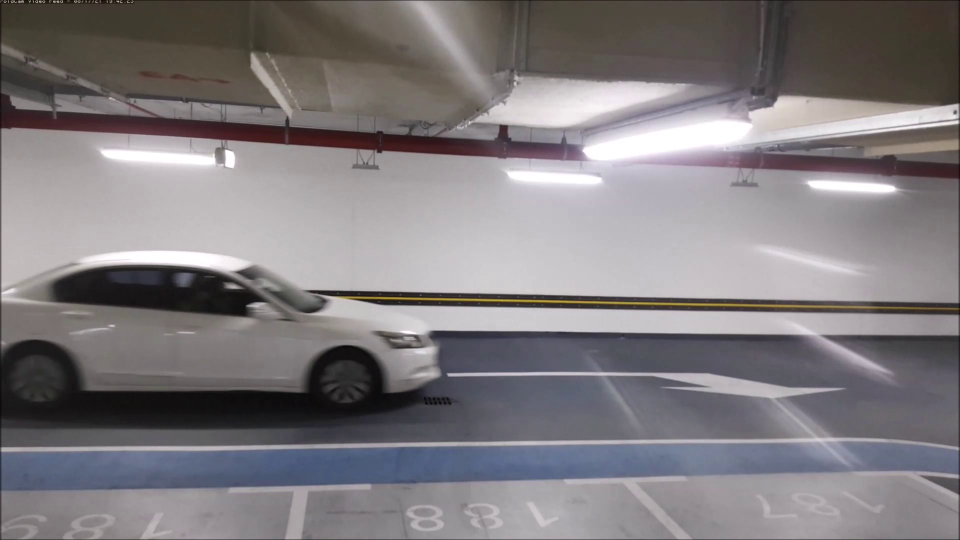
#> input picture frame 23 of data/reference footage/videos/Car_Pass.mp4, 1920 x 1080 px, given in place of Leg_2_Starting_Full.mp4, which was not available (shown at 1/2 size)
$ python OpenCV_Trackers.py
#> lines starting #> are read from the running program, lines starting #| are printed output that depends on the picture
#> in main, frame is the input picture: shape (1080, 1920, 3); mean B, G, R 126.7, 123.5, 128
### classes/system_utilities/image_utilities/ImageUtilities.py
import cv2
import numpy as np
from shapely.geometry import Polygon


# [5 lines left out: function ImageToBlob, not called in this run]

def RescaleImageToScale(img, scale_factor):
    # Takes an image and a scale_factor.
    # Rescales the image based on the scale_factor and returns the scaled image

    # Rescale width and height based on scale factor
#> called with scale_factor = 0.5
    width = int(img.shape[1] * scale_factor)
#> width = 960
    height = int(img.shape[0] * scale_factor)
#> height = 540

    dimensions = (width, height)
#> dimensions = (960, 540)

    # Rescale image to new dimensions
    rescaled_img = cv2.resize(src=img,
                              dsize=dimensions,
                              interpolation=cv2.INTER_AREA)
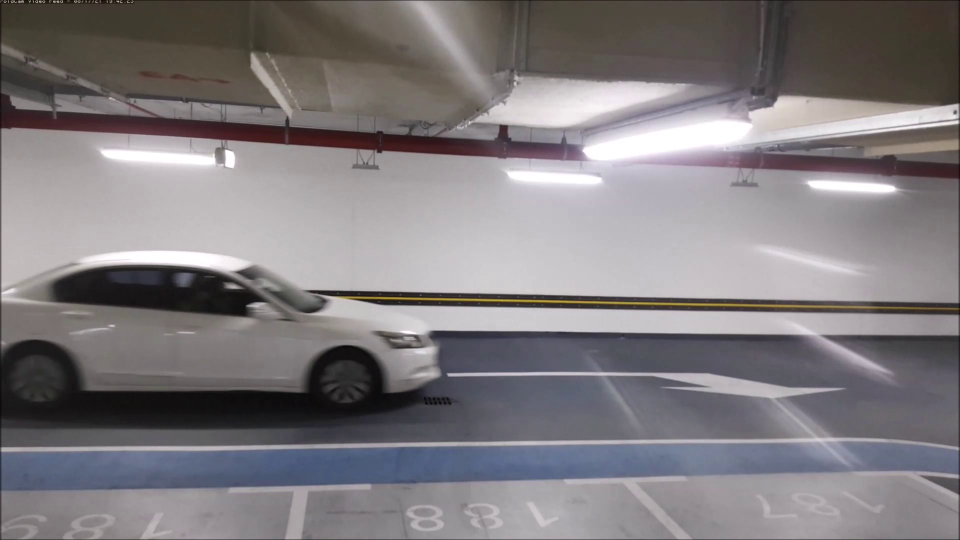
#> rescaled_img: shape (540, 960, 3); mean B, G, R 126.8, 123.7, 128.2


    return rescaled_img

# [132 lines left out: functions RescaleImageToResolution, CropImage, PlaceImage, SaveImage, CalculatePointPositionAfterTransform, CalculatePointPositionAfterAffineTransform and 2 more, not called in this run]

def IntBBToFloatBB(bb):
    return [[float(bb[0][0]), float(bb[0][1])], [float(bb[1][0]), float(bb[1][1])]]

# [281 lines left out: functions GetTLIncreasedBB, GetIncreasedBB, GetBBInRespectTo, GetChildBBInRespectToNewParent, GetPointInRespectTo, GetFullBoundingBox and 14 more, not called in this run]

def IncreaseBBSizeByNumber(bb, number):
    return [[bb[0][0] - number, bb[0][1] - number], [bb[1][0] + number, bb[1][1] + number]]

# [119 lines left out: functions DrawLine, DrawBoundingBoxes, DrawParkingBoxes, DrawParkingSideLines, DrawBoundingBoxAndClasses, convertBbFormat and 1 more, not called in this run]

### classes/OpenCV_Trackers.py
import cv2
from classes.camera.Camera import Camera
import classes.system_utilities.image_utilities.ImageUtilities as IU
import time
import numpy as np

def main():
    # cam_parking = Camera(rtsp_link="..\\data\\reference footage\\videos\\Leg_2_Starting_Full.mp4",
    #                      camera_id=0)

    cap = cv2.VideoCapture("..\\data\\reference footage\\videos\\Leg_2_Starting_Full.mp4")

    start_time = time.time()
    seconds_before_display = 1  # displays the frame rate every 1 second
    counter = 0

    # Set up tracker
    #tracker_types = ['BOOSTING', 'MIL', 'KCF', 'CSRT', 'TLD', 'MEDIANFLOW', 'GOTURN', 'MOSSE']
    tracker_types = ['BOOSTING', 'MIL', 'KCF', 'CSRT', 'TLD', 'MEDIANFLOW', 'MOSSE']

    # Change the index to change the tracker type
    tracker_type = tracker_types[2]

    if tracker_type == 'BOOSTING':
        tracker = cv2.legacy_TrackerBoosting.create()
    elif tracker_type == 'MIL':
        tracker = cv2.TrackerMIL_create()
    elif tracker_type == 'KCF':
        tracker = cv2.TrackerKCF_create()
    elif tracker_type == 'CSRT':
        tracker = cv2.legacy_TrackerCSRT.create()
    elif tracker_type == 'TLD':
        tracker = cv2.legacy_TrackerTLD.create()
    elif tracker_type == 'MEDIANFLOW':
        tracker = cv2.legacy_TrackerMedianFlow.create()
    else:
        tracker = cv2.legacy_TrackerMOSSE.create()

    # frame = cam_parking.GetScaledNextFrame()
    _, frame = cap.read()
    frame = IU.RescaleImageToScale(frame, 0.5)
    # bbox = (222, 398, 312, 476)
    # bbox = (130, 181, 482, 353)
    bbox = (170, 207, 644, 395)
    #bbox = [[170, 207], [644, 395]]


    bbox_partial = [[[bbox[0], bbox[1]], [bbox[2], bbox[3]]]]
#> (the run stopped early here; a loop or call above may not have finished)

$ run again, starting later in the video
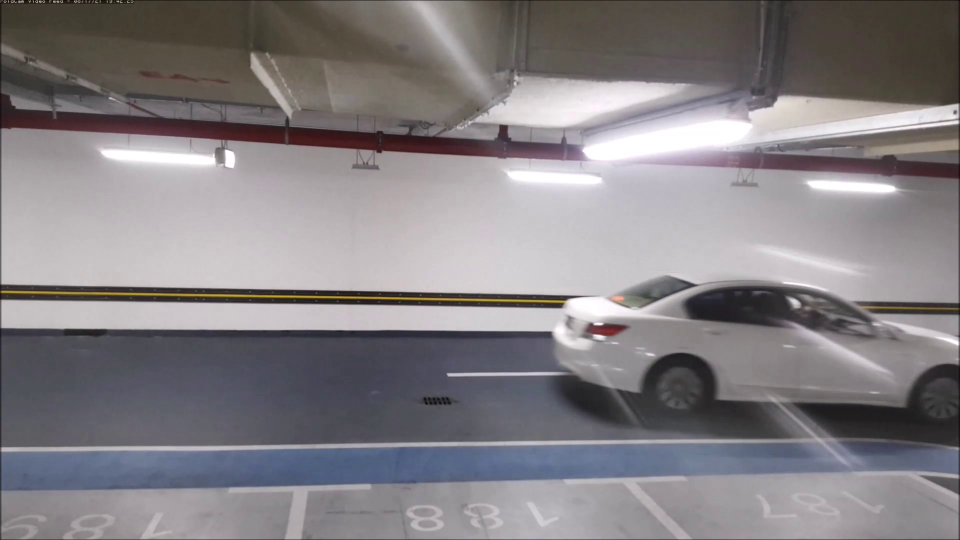
#> input picture frame 105 of data/reference footage/videos/Car_Pass.mp4, 1920 x 1080 px, given in place of Leg_2_Starting_Full.mp4, which was not available (shown at 1/2 size)
#> in main, frame is the input picture: shape (1080, 1920, 3); mean B, G, R 131.7, 127.9, 132.2
#> in RescaleImageToScale, `rescaled_img = cv2.resize(src=img, dsize=dimensions, interpolation=cv2..`:
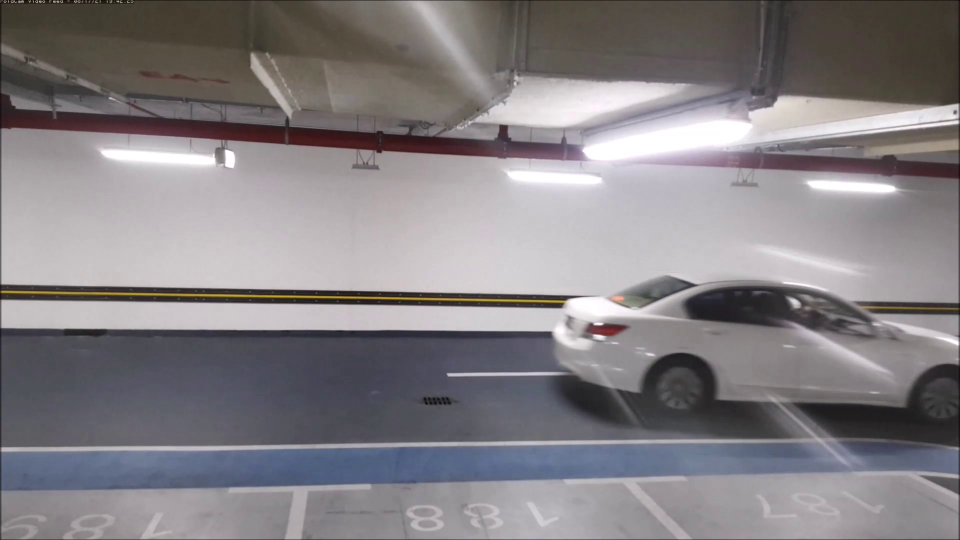
#> rescaled_img: shape (540, 960, 3); mean B, G, R 131.8, 128, 132.3

$ run again, starting later in the video
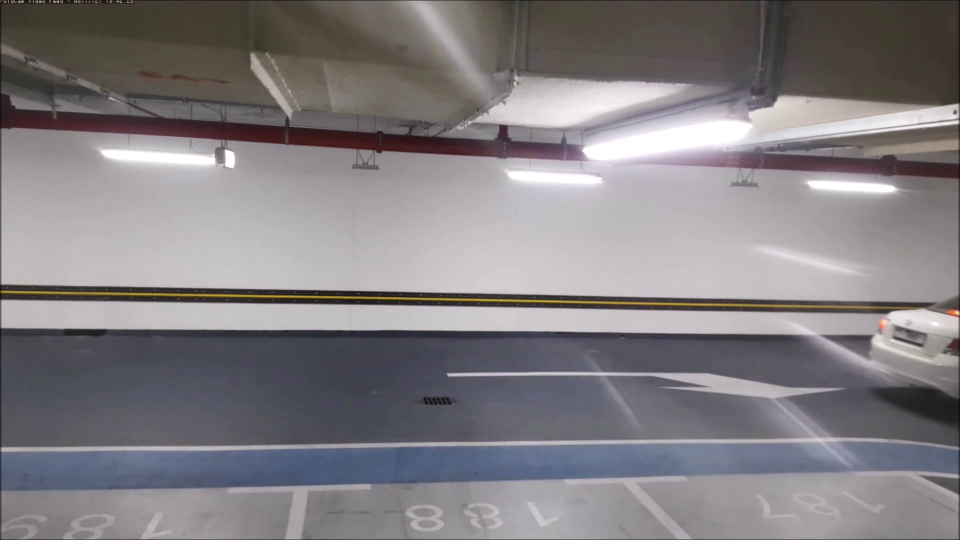
#> input picture frame 187 of data/reference footage/videos/Car_Pass.mp4, 1920 x 1080 px, given in place of Leg_2_Starting_Full.mp4, which was not available (shown at 1/2 size)
#> in main, frame is the input picture: shape (1080, 1920, 3); mean B, G, R 129.9, 126.2, 130.3
#> in RescaleImageToScale, `rescaled_img = cv2.resize(src=img, dsize=dimensions, interpolation=cv2..`:
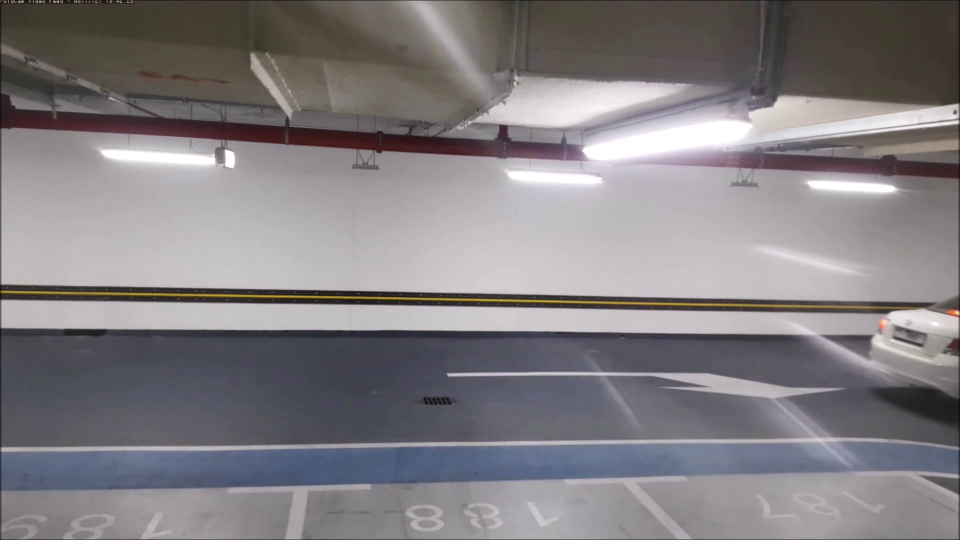
#> rescaled_img: shape (540, 960, 3); mean B, G, R 130, 126.3, 130.4
